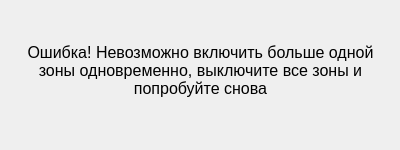
<?xml version="1.0" encoding="UTF-8"?>
<ui version="4.0">
 <class>Dialog</class>
 <widget class="QDialog" name="Dialog">
  <property name="geometry">
   <rect>
    <x>0</x>
    <y>0</y>
    <width>400</width>
    <height>150</height>
   </rect>
  </property>
  <property name="windowTitle">
   <string>Dialog</string>
  </property>
  <widget class="QLabel" name="label">
   <property name="geometry">
    <rect>
     <x>10</x>
     <y>-10</y>
     <width>381</width>
     <height>161</height>
    </rect>
   </property>
   <property name="font">
    <font>
     <pointsize>12</pointsize>
    </font>
   </property>
   <property name="text">
    <string>Ошибка! Невозможно включить больше одной зоны одновременно, выключите все зоны и попробуйте снова</string>
   </property>
   <property name="scaledContents">
    <bool>false</bool>
   </property>
   <property name="alignment">
    <set>Qt::AlignCenter</set>
   </property>
   <property name="wordWrap">
    <bool>true</bool>
   </property>
  </widget>
 </widget>
 <resources/>
 <connections/>
</ui>
